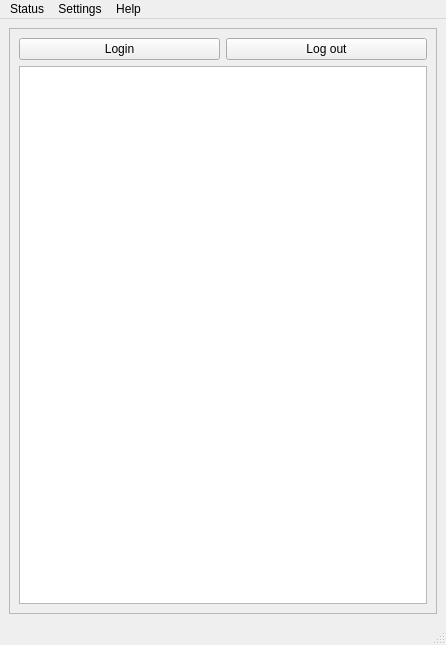
<?xml version="1.0" encoding="UTF-8"?>
<ui version="4.0">
 <class>MainWindow</class>
 <widget class="QMainWindow" name="MainWindow">
  <property name="geometry">
   <rect>
    <x>0</x>
    <y>0</y>
    <width>446</width>
    <height>645</height>
   </rect>
  </property>
  <property name="windowTitle">
   <string>MainWindow</string>
  </property>
  <widget class="QWidget" name="centralwidget">
   <layout class="QGridLayout" name="gridLayout_4">
    <item row="0" column="0">
     <widget class="QScrollArea" name="scrollArea">
      <property name="widgetResizable">
       <bool>true</bool>
      </property>
      <property name="alignment">
       <set>Qt::AlignCenter</set>
      </property>
      <widget class="QWidget" name="scrollAreaWidgetContents">
       <property name="geometry">
        <rect>
         <x>0</x>
         <y>0</y>
         <width>422</width>
         <height>570</height>
        </rect>
       </property>
       <layout class="QGridLayout" name="gridLayout">
        <item row="0" column="0">
         <widget class="QPushButton" name="Button_login">
          <property name="text">
           <string>Login</string>
          </property>
         </widget>
        </item>
        <item row="0" column="1">
         <widget class="QPushButton" name="Button_logout">
          <property name="text">
           <string>Log out</string>
          </property>
         </widget>
        </item>
        <item row="1" column="0" colspan="2">
         <widget class="QTableView" name="friend_tableView">
          <property name="minimumSize">
           <size>
            <width>400</width>
            <height>0</height>
           </size>
          </property>
          <attribute name="verticalHeaderVisible">
           <bool>false</bool>
          </attribute>
         </widget>
        </item>
       </layout>
      </widget>
     </widget>
    </item>
   </layout>
  </widget>
  <widget class="QMenuBar" name="menubar">
   <property name="geometry">
    <rect>
     <x>0</x>
     <y>0</y>
     <width>446</width>
     <height>26</height>
    </rect>
   </property>
   <widget class="QMenu" name="menuTotal_Status">
    <property name="title">
     <string>Status</string>
    </property>
    <widget class="QMenu" name="menuStatistic_data">
     <property name="title">
      <string>Statistic data</string>
     </property>
     <addaction name="actionSex"/>
     <addaction name="actionProvince"/>
     <addaction name="actionCity"/>
    </widget>
    <addaction name="menuStatistic_data"/>
    <addaction name="actionLogin"/>
    <addaction name="actionLogout"/>
   </widget>
   <widget class="QMenu" name="menuSettings">
    <property name="title">
     <string>Settings</string>
    </property>
   </widget>
   <widget class="QMenu" name="menuHelp">
    <property name="title">
     <string>Help</string>
    </property>
   </widget>
   <addaction name="menuTotal_Status"/>
   <addaction name="menuSettings"/>
   <addaction name="menuHelp"/>
  </widget>
  <widget class="QStatusBar" name="statusbar"/>
  <action name="actionSex">
   <property name="text">
    <string>Sex</string>
   </property>
  </action>
  <action name="actionProvince">
   <property name="text">
    <string>Province</string>
   </property>
  </action>
  <action name="actionCity">
   <property name="text">
    <string>City</string>
   </property>
  </action>
  <action name="actionLogin">
   <property name="text">
    <string>Login</string>
   </property>
  </action>
  <action name="actionLogout">
   <property name="text">
    <string>Logout</string>
   </property>
  </action>
 </widget>
 <resources/>
 <connections>
  <connection>
   <sender>Button_login</sender>
   <signal>clicked()</signal>
   <receiver>MainWindow</receiver>
   <slot>login()</slot>
   <hints>
    <hint type="sourcelabel">
     <x>112</x>
     <y>76</y>
    </hint>
    <hint type="destinationlabel">
     <x>132</x>
     <y>65</y>
    </hint>
   </hints>
  </connection>
  <connection>
   <sender>Button_logout</sender>
   <signal>clicked()</signal>
   <receiver>MainWindow</receiver>
   <slot>logout()</slot>
   <hints>
    <hint type="sourcelabel">
     <x>227</x>
     <y>76</y>
    </hint>
    <hint type="destinationlabel">
     <x>253</x>
     <y>69</y>
    </hint>
   </hints>
  </connection>
  <connection>
   <sender>friend_tableView</sender>
   <signal>doubleClicked(QModelIndex)</signal>
   <receiver>MainWindow</receiver>
   <slot>msg_en()</slot>
   <hints>
    <hint type="sourcelabel">
     <x>338</x>
     <y>160</y>
    </hint>
    <hint type="destinationlabel">
     <x>446</x>
     <y>180</y>
    </hint>
   </hints>
  </connection>
 </connections>
 <slots>
  <slot>login()</slot>
  <slot>logout()</slot>
  <slot>msg_en()</slot>
 </slots>
</ui>
